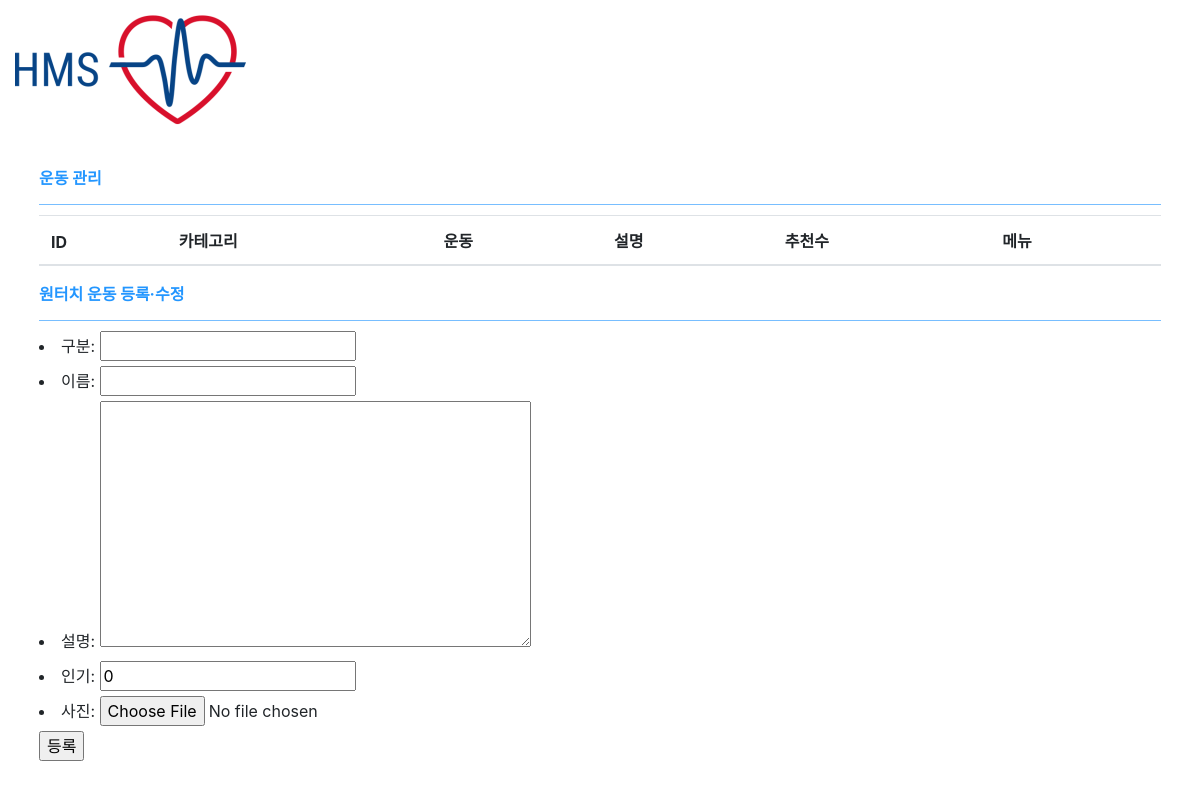
The app's page /manage/exercise, older data.
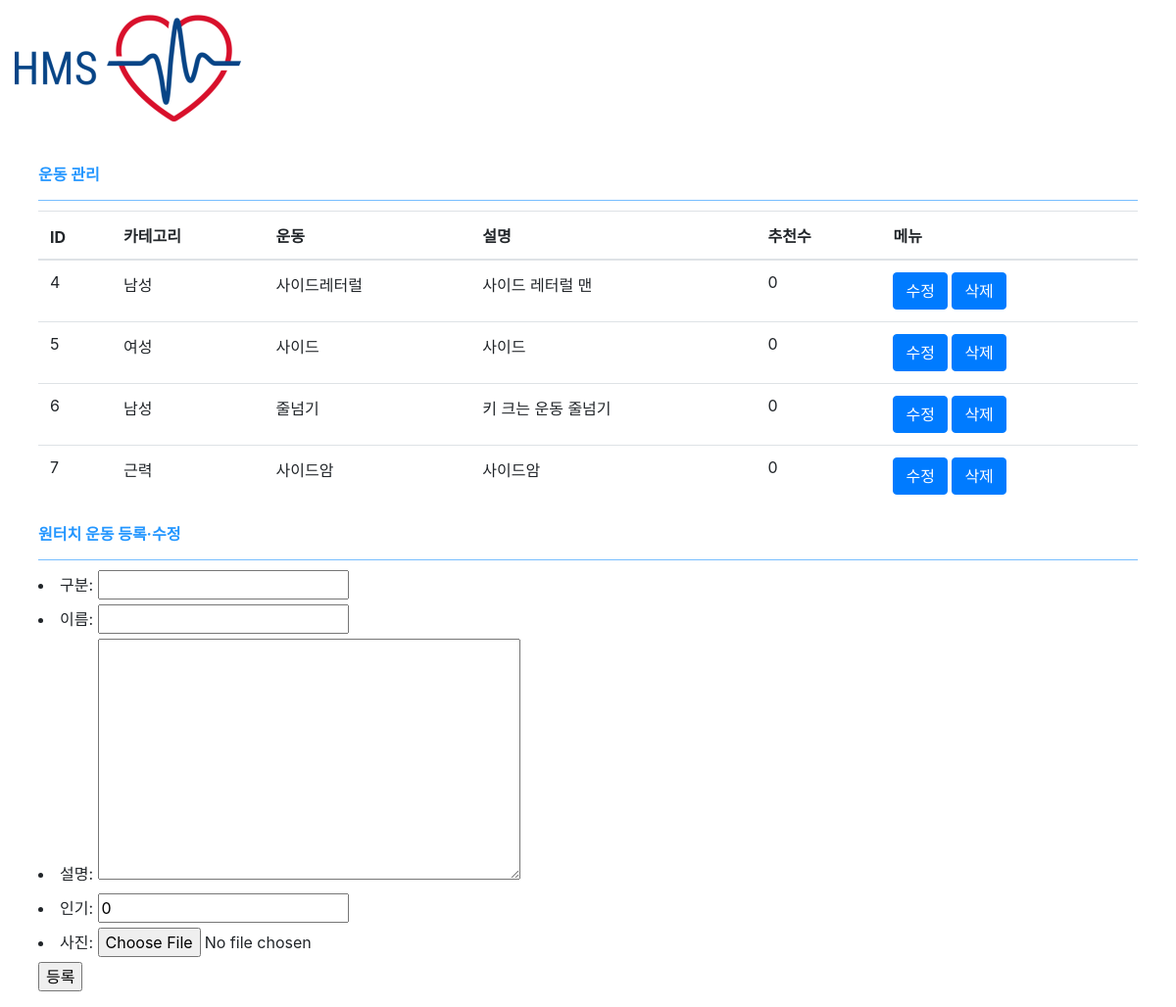
The same page, newer data.
### main/models.py (models this page shows, shortened)
class Excercise(models.Model):
    e_category = models.CharField(max_length=20, verbose_name="구분")
    e_name = models.CharField(max_length=20, verbose_name="이름")
    e_description = models.TextField(verbose_name="설명")
    e_recommend_count = models.IntegerField(default=0, verbose_name="인기")
    e_created_at = models.DateTimeField(auto_now_add=True)
    e_modified_at = models.DateTimeField(auto_now=True)
    e_thumbnail = models.ImageField(upload_to="exercise", blank=True, null=True, verbose_name="사진")

### h_admin/views.py (the view, shortened to what this page needs)
# urls.py: path('exercise', views.admin_exercise, name="admin-exercise"),
def admin_exercise(request):
    o = None
    if request.GET.get('pk'):
        try:
            o = Excercise.objects.get(pk=request.GET.get('pk'))
        except:
            return redirect('/manage/exercise')
        e_forms = ExerciseForm(instance=o)
    else:
        e_forms = ExerciseForm()
    ex = Excercise.objects.all()
    return render(request, 'h_admin/exercise.html', {
        'ex' : ex,
        'e_forms' : e_forms,
    })

### h_admin/forms.py
class ExerciseForm(forms.ModelForm):
    class Meta:
        model = Excercise
        fields = '__all__'

### h_admin/templates/h_admin/exercise.html (shortened to what this page needs)
{% extends 'h_admin/include/head.html' %}
{% block content %}
    <main role="main" class="col-md-12 ml-sm-auto col-lg-12 pt-3 px-4">
        <div class="title">
            운동 관리
        </div>
        <div class="content">
        <table class='table table-hover' id="histories-table">
                <thead>
                    <th>ID</th>
                    <th>카테고리</th>
                    <th>운동</th>
                    <th>설명</th>
                    <th>추천수</th>
                    <th>메뉴</th>
                </thead>
                <tbody>
                    {% for e in ex %}
                    <tr>
                        <td>{{e.pk}}</td>
                        <td>{{e.e_category}}</td>
                        <td>{{e.e_name}}</td>
                        <td>{{e.e_description}}</td>
                        <td>{{e.e_recommend_count}}</td>
                        <td>
                            <input class="btn btn-primary mod-btn" type="button" value="수정" onclick="window.location.href='/manage/exercise?pk={{e.pk}}'">
                            <input class="btn btn-primary del-btn" type="button" value="삭제" data-pk="{{e.pk}}">
                        </td>
                    </tr>
                    {% endfor %}
            </table>
        </div>
         <div class="title">
            원터치 운동 등록·수정
        </div>
        <div>
            <form method="POST" action="" enctype="multipart/form-data">
                    {{e_forms.as_ul}}
                <input type="submit" value="등록">
            </form>
        </div>
    </main>
{% endblock %}

Row changes from the older to the newer data that the page shows:
added Excercise: pk "4", e_category "남성", e_name "사이드레터럴", e_description "사이드 레터럴 맨", e_recommend_count "0"
added Excercise: pk "5", e_category "여성", e_name "사이드", e_description "사이드", e_recommend_count "0"
added Excercise: pk "6", e_category "남성", e_name "줄넘기", e_description "키 크는 운동 줄넘기", e_recommend_count "0"
added Excercise: pk "7", e_category "근력", e_name "사이드암", e_description "사이드암", e_recommend_count "0"
